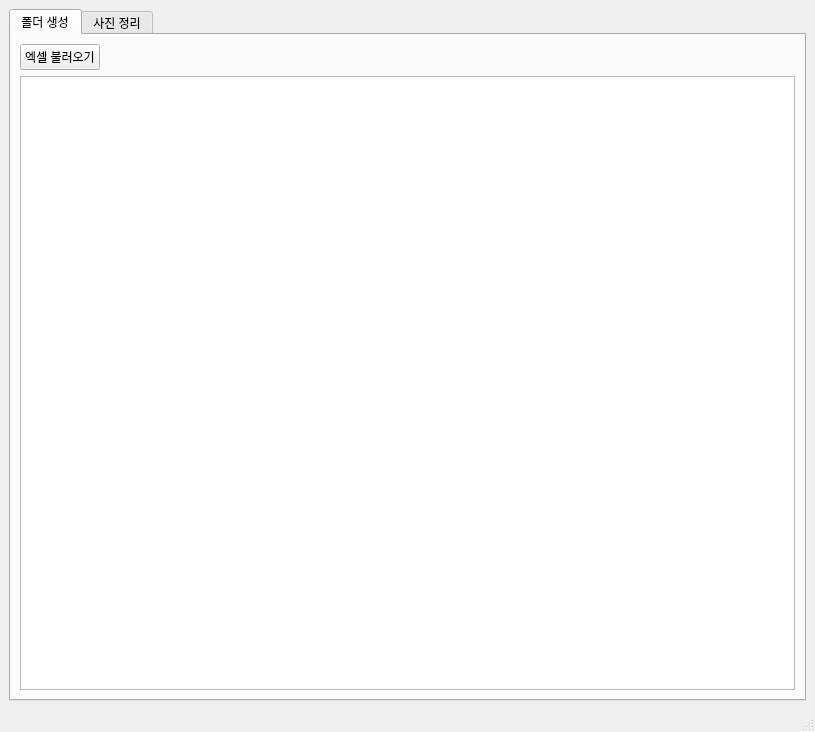
<?xml version="1.0" encoding="UTF-8"?>
<ui version="4.0">
 <class>MainWindow</class>
 <widget class="QMainWindow" name="MainWindow">
  <property name="geometry">
   <rect>
    <x>0</x>
    <y>0</y>
    <width>815</width>
    <height>732</height>
   </rect>
  </property>
  <property name="windowTitle">
   <string>재관이를 위해여</string>
  </property>
  <widget class="QWidget" name="centralwidget">
   <layout class="QGridLayout" name="gridLayout_2">
    <item row="0" column="0">
     <layout class="QGridLayout" name="gridLayout">
      <item row="0" column="0">
       <widget class="QTabWidget" name="tabWidget">
        <property name="currentIndex">
         <number>0</number>
        </property>
        <widget class="QWidget" name="tab">
         <attribute name="title">
          <string>폴더 생성</string>
         </attribute>
         <layout class="QFormLayout" name="formLayout">
          <item row="1" column="0" colspan="2">
           <widget class="QTableView" name="tableView"/>
          </item>
          <item row="0" column="0">
           <widget class="QPushButton" name="btnOpenExcel">
            <property name="text">
             <string>엑셀 불러오기</string>
            </property>
           </widget>
          </item>
          <item row="0" column="1">
           <widget class="QLabel" name="lblExcelName">
            <property name="text">
             <string/>
            </property>
           </widget>
          </item>
         </layout>
        </widget>
        <widget class="QWidget" name="tab_2">
         <attribute name="title">
          <string>사진 정리</string>
         </attribute>
        </widget>
       </widget>
      </item>
     </layout>
    </item>
   </layout>
  </widget>
  <widget class="QMenuBar" name="menubar">
   <property name="geometry">
    <rect>
     <x>0</x>
     <y>0</y>
     <width>815</width>
     <height>22</height>
    </rect>
   </property>
  </widget>
  <widget class="QStatusBar" name="statusbar"/>
 </widget>
 <resources/>
 <connections/>
</ui>
